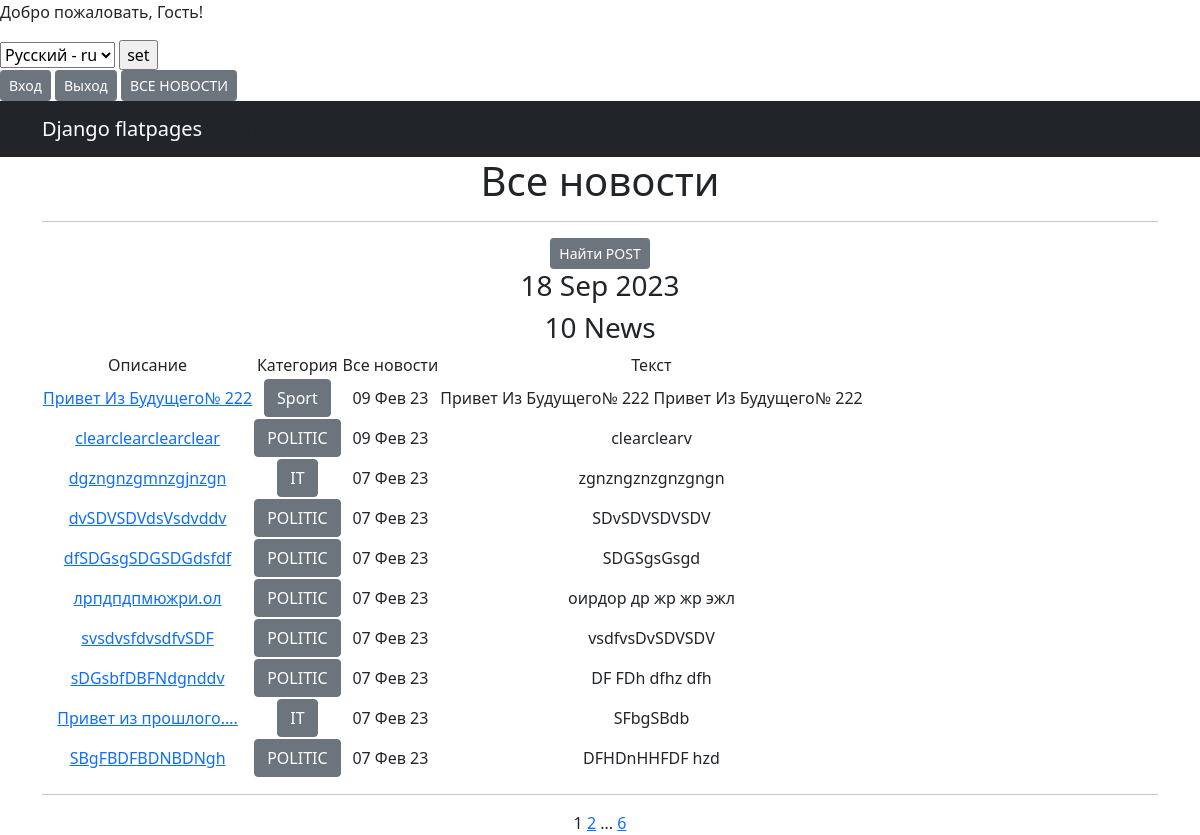
Page /news/ on the committed database.
### news/models.py (models this page shows, shortened)
class Post(models.Model):
    author = models.ForeignKey(Author, on_delete=models.CASCADE, help_text="Автор")
    NEWS = "NW"
    ARTICLE = "AT"
    CATEGORY_CHOICES = (
        (NEWS, 'НОВОСТЬ'),
        (ARTICLE, 'СТАТЬЯ'),
    )
    categoryType = models.CharField(max_length=2, choices=CATEGORY_CHOICES, default=ARTICLE
                                    )
    dataCreation = models.DateTimeField(auto_now_add=True, )
    category = models.ManyToManyField(Category, through='PostCategory')
    title = models.CharField(max_length=128)
    text = models.TextField(verbose_name=' ТЕКСТ')
    rating = models.SmallIntegerField(default=0)

class Category(models.Model):
    name = models.CharField(max_length=64, unique=True, help_text=_('Название категории'))
    subscribers = models.ManyToManyField(User, related_name='categories')
    def __str__(self):
        return f'{self.name}'

### news/views.py (the view)
# urls.py: path('', NewsList.as_view(), name='news'),
class NewsList(ListView):
    model = Post
    ordering = '-dataCreation'
    template_name = 'news.html'
    context_object_name = 'news'
    paginate_by = 10
    def get_context_data(self, **kwargs):
        context = super().get_context_data(**kwargs)
        context['time_now'] = datetime.utcnow()
        context['next_sale'] = None
        return context

### news/templatetags/custom_filters.py (called while the page is built)
@register.filter()
def censor(value):
    ban_words = ['fuck', 'хер']
    if not isinstance(value, str):
        raise TypeError(f"unresolved type'{type(value)}' expected type 'str")
    for word in value.split():
        if word.lower() in ban_words:
            value = value.replace(word, f'{word[0]}{"*"*(len(word)-1)}')
    return value

### news/templatetags/custom_tags.py (called while the page is built)
@register.simple_tag()
def current_time(format_string='%b %d %Y'):
    return datetime.utcnow().strftime(format_string)

### news/templates/news.html (shortened to what this page needs)
{% extends 'flatpages/default.html' %}
{% load i18n %}
{% load custom_filters %}
{% load custom_tags %}
{% block content %}
<h1>{% trans "Все новости" %}</h1>
<hr>
<a href="{% url 'search' %}"class="btn btn-secondary btn-sm">Найти POST</a>
<h3>{% current_time '%d %b %Y' %}</h3>
<h3>{{ news|length }} News</h3>
{% if news %}
<table>
    <tr>
        <td>{% trans "Описание" %}</td>
        <td> {% trans "Категория" %}</td>
        <td>{% trans "Все новости" %}</td>
        <td>{% trans "Текст" %}</td>
    <tr>
        {% for new in news %}
    <tr>
        <td>
            <a href="{% url 'new' new.id %}">{{ new.title|censor }}</a>
        </td>
        <td>
            {% for category in new.category.all %}
            <a href="{% url 'category_list' category.id %}"class="btn btn-secondary " >{{ category }}</a>
            {% endfor %}
        </td>
        <td>{{ new.dataCreation|date:'d M y ' }}</td>
        <td>{{ new.text|truncatewords:20|censor}}</td>
        <td>
        </td>
        {% endfor %}
</table>
<hr>
{% else %}
<h2>"Новостей нет!"</h2>
{% endif %}
{{ page_obj.number }}
{% if page_obj.has_next %}
<a href="?page={{ page_obj.next_page_number }}">{{ page_obj.next_page_number }}</a>
{% if paginator.num_pages != page_obj.next_page_number %}
...
<a href="?page={{ page_obj.paginator.num_pages }}">{{ page_obj.paginator.num_pages }}</a>
{% endif %}
{% endif %}
{% endblock content %}

### rows in the picture
Post: title|censor "Привет Из Будущего№ 222", dataCreation "09 Фев 23", text|censor "Привет Из Будущего№ 222 Привет Из Будущего№ 222"
Category: name "Sport"
Post: title|censor "clearclearclearclear", dataCreation "09 Фев 23", text|censor "clearclearv"
Category: name "POLITIC"
Post: title|censor "dgzngnzgmnzgjnzgn", dataCreation "07 Фев 23", text|censor "zgnzngznzgnzgngn"
Category: name "IT"
Post: title|censor "dvSDVSDVdsVsdvddv", dataCreation "07 Фев 23", text|censor "SDvSDVSDVSDV"
Post: title|censor "dfSDGsgSDGSDGdsfdf", dataCreation "07 Фев 23", text|censor "SDGSgsGsgd"
Post: title|censor "лрпдпдпмюжри.ол", dataCreation "07 Фев 23", text|censor "оирдор др жр жр эжл"
Post: title|censor "svsdvsfdvsdfvSDF", dataCreation "07 Фев 23", text|censor "vsdfvsDvSDVSDV"
Post: title|censor "sDGsbfDBFNdgnddv", dataCreation "07 Фев 23", text|censor "DF FDh dfhz dfh"
Post: title|censor "Привет из прошлого....", dataCreation "07 Фев 23", text|censor "SFbgSBdb"
Post: title|censor "SBgFBDFBDNBDNgh", dataCreation "07 Фев 23", text|censor "DFHDnHHFDF hzd"

### other values in the picture
{{ news|length }} "10"
{{ page_obj.number }} "1"
{{ page_obj.next_page_number }} "2"
{{ page_obj.paginator.num_pages }} "6"
form field language "Русский - ru"
